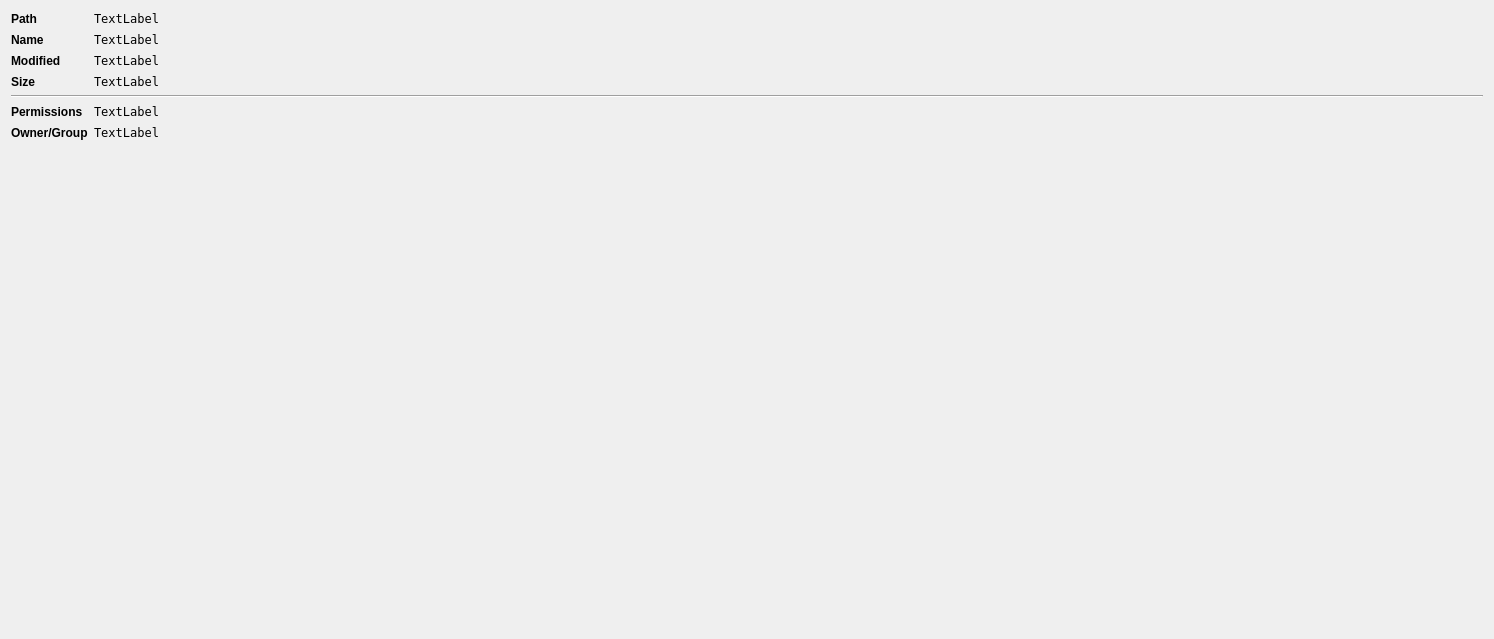
                                 <widget class="QWidget" name="scrollAreaWidgetContentsNfoGeneric">
                                  <property name="geometry">
                                   <rect>
                                    <x>0</x>
                                    <y>0</y>
                                    <width>1494</width>
                                    <height>639</height>
                                   </rect>
                                  </property>
                                  <layout class="QFormLayout" name="formLayout">
                                   <item row="0" column="0">
                                    <widget class="QLabel" name="labelPath">
                                     <property name="font">
                                      <font>
                                       <weight>75</weight>
                                       <bold>true</bold>
                                      </font>
                                     </property>
                                     <property name="text">
                                      <string>Path</string>
                                     </property>
                                    </widget>
                                   </item>
                                   <item row="0" column="1">
                                    <widget class="QLabel" name="lblPath">
                                     <property name="font">
                                      <font>
                                       <family>DejaVu Sans Mono</family>
                                       <italic>false</italic>
                                      </font>
                                     </property>
                                     <property name="text">
                                      <string>TextLabel</string>
                                     </property>
                                    </widget>
                                   </item>
                                   <item row="1" column="0">
                                    <widget class="QLabel" name="labelName">
                                     <property name="font">
                                      <font>
                                       <weight>75</weight>
                                       <bold>true</bold>
                                      </font>
                                     </property>
                                     <property name="text">
                                      <string>Name</string>
                                     </property>
                                    </widget>
                                   </item>
                                   <item row="1" column="1">
                                    <widget class="QLabel" name="lblName">
                                     <property name="font">
                                      <font>
                                       <family>DejaVu Sans Mono</family>
                                      </font>
                                     </property>
                                     <property name="text">
                                      <string>TextLabel</string>
                                     </property>
                                    </widget>
                                   </item>
                                   <item row="2" column="0">
                                    <widget class="QLabel" name="labelModified">
                                     <property name="font">
                                      <font>
                                       <weight>75</weight>
                                       <bold>true</bold>
                                      </font>
                                     </property>
                                     <property name="text">
                                      <string>Modified</string>
                                     </property>
                                    </widget>
                                   </item>
                                   <item row="2" column="1">
                                    <widget class="QLabel" name="lblModified">
                                     <property name="font">
                                      <font>
                                       <family>DejaVu Sans Mono</family>
                                      </font>
                                     </property>
                                     <property name="text">
                                      <string>TextLabel</string>
                                     </property>
                                    </widget>
                                   </item>
                                   <item row="3" column="0">
                                    <widget class="QLabel" name="labelSize">
                                     <property name="font">
                                      <font>
                                       <weight>75</weight>
                                       <bold>true</bold>
                                      </font>
                                     </property>
                                     <property name="text">
                                      <string>Size</string>
                                     </property>
                                    </widget>
                                   </item>
                                   <item row="3" column="1">
                                    <widget class="QLabel" name="lblSize">
                                     <property name="font">
                                      <font>
                                       <family>DejaVu Sans Mono</family>
                                      </font>
                                     </property>
                                     <property name="text">
                                      <string>TextLabel</string>
                                     </property>
                                    </widget>
                                   </item>
                                   <item row="4" column="0" colspan="2">
                                    <widget class="Line" name="linePerm">
                                     <property name="orientation">
                                      <enum>Qt::Horizontal</enum>
                                     </property>
                                    </widget>
                                   </item>
                                   <item row="5" column="0">
                                    <widget class="QLabel" name="labelPerm">
                                     <property name="font">
                                      <font>
                                       <weight>75</weight>
                                       <bold>true</bold>
                                      </font>
                                     </property>
                                     <property name="text">
                                      <string>Permissions</string>
                                     </property>
                                    </widget>
                                   </item>
                                   <item row="5" column="1">
                                    <widget class="QLabel" name="lblPerm">
                                     <property name="font">
                                      <font>
                                       <family>DejaVu Sans Mono</family>
                                      </font>
                                     </property>
                                     <property name="text">
                                      <string>TextLabel</string>
                                     </property>
                                    </widget>
                                   </item>
                                   <item row="6" column="0">
                                    <widget class="QLabel" name="labelOwner">
                                     <property name="font">
                                      <font>
                                       <weight>75</weight>
                                       <bold>true</bold>
                                      </font>
                                     </property>
                                     <property name="text">
                                      <string>Owner/Group</string>
                                     </property>
                                    </widget>
                                   </item>
                                   <item row="6" column="1">
                                    <widget class="QLabel" name="lblOwner">
                                     <property name="sizePolicy">
                                      <sizepolicy hsizetype="Preferred" vsizetype="Preferred">
                                       <horstretch>0</horstretch>
                                       <verstretch>0</verstretch>
                                      </sizepolicy>
                                     </property>
                                     <property name="font">
                                      <font>
                                       <family>DejaVu Sans Mono</family>
                                      </font>
                                     </property>
                                     <property name="text">
                                      <string>TextLabel</string>
                                     </property>
                                    </widget>
                                   </item>
                                  </layout>
                                 </widget>
